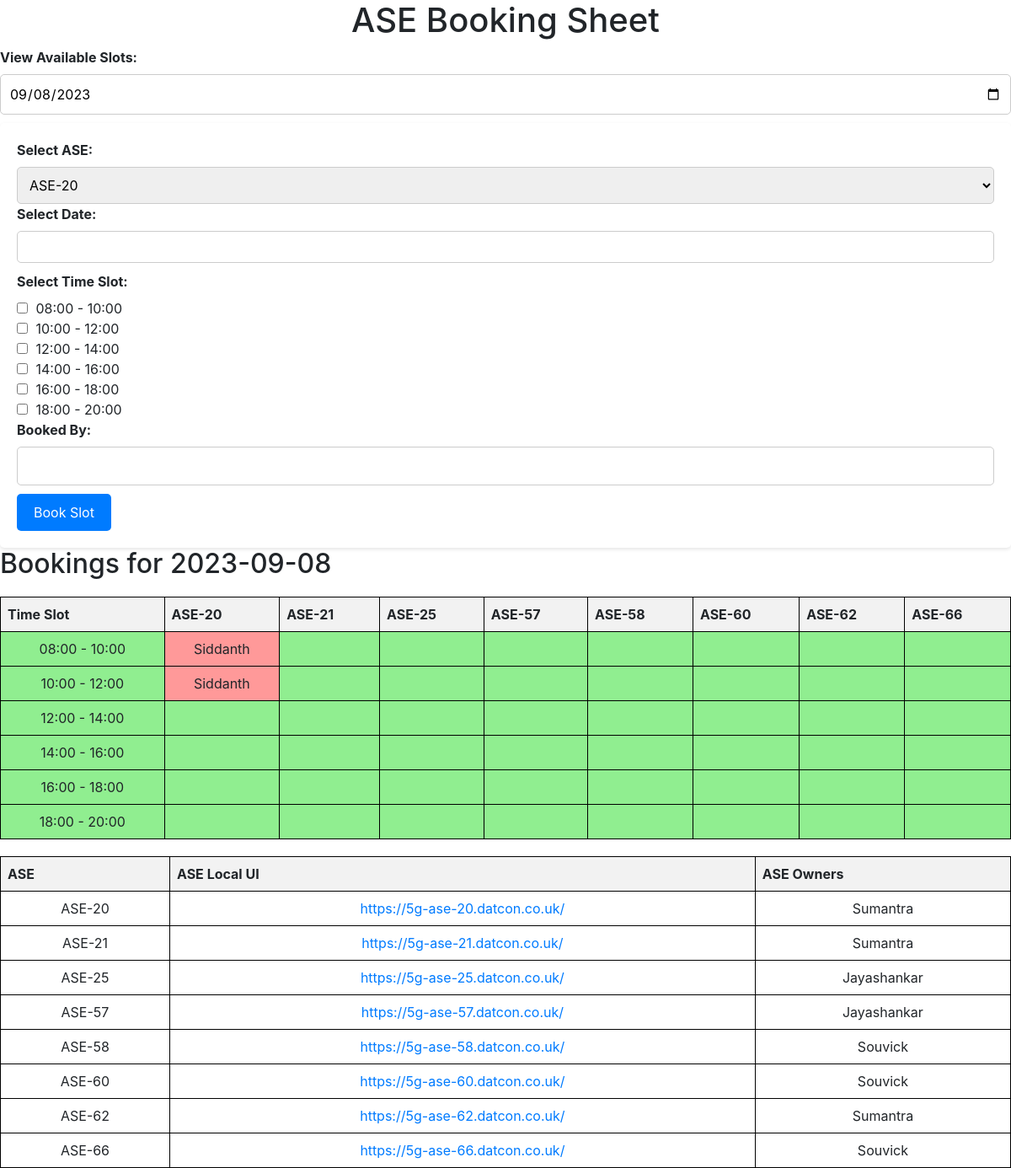
The page / on the database its author committed.
### app.py (models this page shows)
class Slot(db.Model):
    resource_id = db.Column(db.Integer, primary_key=True)
    time_slot = db.Column(db.String(5), primary_key=True)
    booked_by = db.Column(db.String(50))
    booking_date = db.Column(db.Date,primary_key=True)
    __table_args__ = (
        PrimaryKeyConstraint('resource_id', 'time_slot','booking_date'),
    )

### app.py (the view, shortened to what this page needs)
@app.route('/', methods=['GET', 'POST'])
def index():
    booking_date = date.today()
    db.session.commit()
    booked_slots = Slot.query.filter_by(booking_date=booking_date).all()
    return render_template('index.html', resources=resources, booked_slots=booked_slots,booking_date=booking_date,resource_urls=resource_urls,ase_owners=ase_owners)

### app.py (called while the page is built)
def is_booked(hour, resource_id,booked_slots):
    for slot in booked_slots:
        if slot.time_slot == "{:02d}:00".format(hour) and slot.resource_id == resource_id:
            return True
    return False

@app.context_processor
def utility_processor():
    return dict(is_booked=is_booked)

### templates/index.html (shortened to what this page needs)
<!DOCTYPE html>
<html>
<head>
    <link rel="stylesheet" href="{{ url_for('static', filename='styles.css') }}">
<link rel="stylesheet" href="https://stackpath.bootstrapcdn.com/bootstrap/4.5.2/css/bootstrap.min.css">
<link rel="stylesheet" href="https://cdnjs.cloudflare.com/ajax/libs/bootstrap-datepicker/1.9.0/css/bootstrap-datepicker.min.css">
</head>
<body>
    <h1>ASE Booking Sheet</h1>
    <label>View Available Slots:</label>
    <input type="date" name="booking_date" id = "book" value="{{ booking_date|default(today) }}" ><br>
    <form method="POST">
	<label for="resource">Select ASE:</label>
        <select id="resource" name="resource">
            {% for index in range(resources|length) %}
                <option value="{{ index }}">{{ resources[index] }}</option>
            {% endfor %}
        </select><br>
	<label>Select Date:</label>
	<input type="text" id="booking_dates" name="booking_dates" class="form-control" multiple required>
	<label >Select Time Slot:</label>
	<div required>
            <input type="checkbox" name="time_slots" value="08:00"> 08:00 - 10:00<br>
	    <input type="checkbox" name="time_slots" value="10:00"> 10:00 - 12:00<br>
	    <input type="checkbox" name="time_slots" value="12:00"> 12:00 - 14:00<br>
	    <input type="checkbox" name="time_slots" value="14:00"> 14:00 - 16:00<br>
	    <input type="checkbox" name="time_slots" value="16:00"> 16:00 - 18:00<br>
	    <input type="checkbox" name="time_slots" value="18:00"> 18:00 - 20:00<br>
	</div>
	<label for="booked_by">Booked By:</label>
        <input type="text" id="booked_by" name="booked_by"><br>
        <input type="submit" value="Book Slot">
    </form>
    <h2 class="date-header"> Bookings for {{booking_date}} </h2>
    <table class="booking-table">
        <tr>
            <th>Time Slot</th>
            {% for resource in resources %}
                <th>{{ resource }}</th>
            {% endfor %}
        </tr>
        {% for hour in range(8, 20, 2) %}
            <tr>
                <td>{{ "{:02d}:00 - {:02d}:00".format(hour, hour + 2) }}</td>
                {% for resource_id in range(resources|length) %}
                    <td {% if is_booked(hour, resource_id,booked_slots) %}class="booked"{% endif %}>
                        {% for slot in booked_slots %}
                            {% if slot.time_slot == "{:02d}:00".format(hour) and slot.resource_id == resource_id %}
                                {{ slot.booked_by }}
                            {% endif %}
                        {% endfor %}
                    </td>
                {% endfor %}
            </tr>
        {% endfor %}
    </table>
<table class="resource-url-table">
    <tr>
        <th>ASE</th>
        <th>ASE Local UI </th>
	<th>ASE Owners</th>
    </tr>
    {% for resource, url in resource_urls.items() %}
        <tr>
            <td>{{ resource }}</td>
            <td><a href="{{ url }}" target="_blank">{{ url }}</a></td>
	    <td>{{ ase_owners[resource]   }}</td>
        </tr>
    {% endfor %}
</table>
</body>
</html>

### static/styles.css (style rules this page uses)
body { font-family: Arial, sans-serif; background-color: #f8f9fa; margin: 0; padding: 0; }
h1 { text-align: center; margin-bottom: 20px; }
form { background-color: #ffffff; padding: 20px; border-radius: 5px; box-shadow: 0 2px 4px rgba(0, 0, 0, 0.1); }
label { font-weight: bold; }
input[type="text"], input[type="date"] { width: 100%; padding: 10px; border: 1px solid #ccc; border-radius: 5px; margin-bottom: 10px; }
select { width: 100%; padding: 10px; border: 1px solid #ccc; border-radius: 5px; margin-bottom: 10px; }
input[type="checkbox"] { margin-right: 5px; }
input[type="submit"] { background-color: #007bff; color: #fff; border: none; padding: 10px 20px; border-radius: 5px; cursor: pointer; }
table { width: 100%; border-collapse: collapse; margin-top: 20px; }
th, td { border: 1px solid black; padding: 8px; text-align: center; }
th { background-color: #f2f2f2; }
.booked { background-color: #ff9999; }
.booking-table { background-color: lightgreen; }

### rows shown on the page
Slot: booked_by "Siddanth", time_slot "08:00" (drawn)
Slot: booked_by "Siddanth"

### other values the page prints
{{ resource }} "ASE-20" "ASE-21" "ASE-25" "ASE-57" "ASE-58" "ASE-60" "ASE-62" "ASE-66"
{{ "{:02d}:00 - {:02d}:00".format(hour, hour + 2) }} "08:00 - 10:00" "10:00 - 12:00" "12:00 - 14:00" "14:00 - 16:00" "16:00 - 18:00" "18:00 - 20:00"
{{ url }} "https://5g-ase-20.datcon.co.uk/" "https://5g-ase-21.datcon.co.uk/" "https://5g-ase-25.datcon.co.uk/" "https://5g-ase-57.datcon.co.uk/" "https://5g-ase-58.datcon.co.uk/" "https://5g-ase-60.datcon.co.uk/" "https://5g-ase-62.datcon.co.uk/" "https://5g-ase-66.datcon.co.uk/"
{{ ase_owners[resource] }} "Sumantra" "Sumantra" "Jayashankar" "Jayashankar" "Souvick" "Souvick" "Sumantra" "Souvick"
form field resource "ASE-20"
